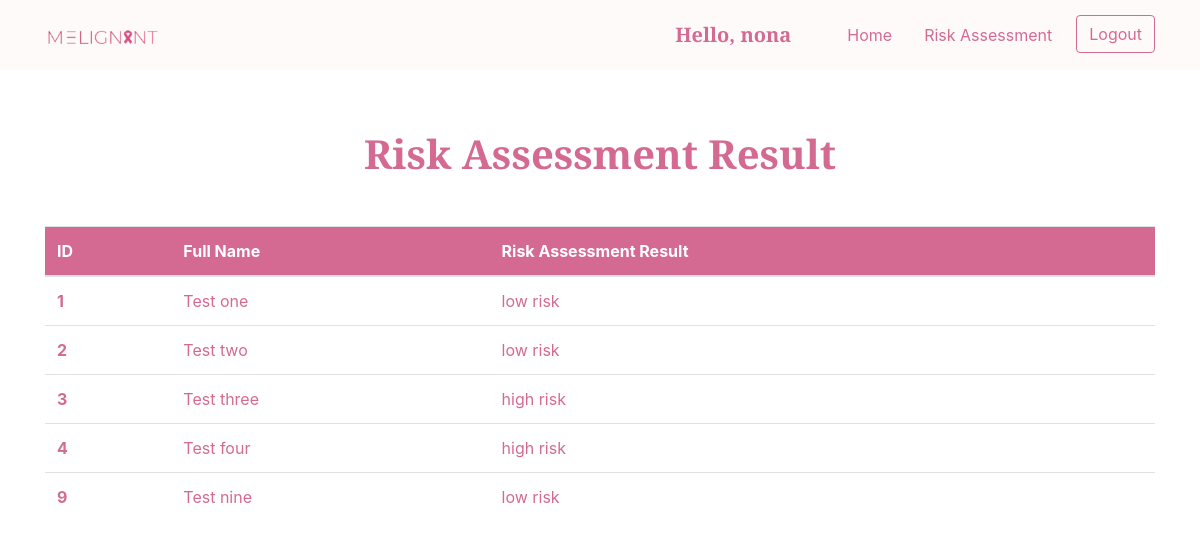
Page /Home/Assessment/History/ (signed in) on the committed database.
### cancer_app/models.py (models this page shows, shortened)
class Assess(models.Model):
    patient_id = models.ForeignKey(Patient_data, on_delete=models.CASCADE)
    menopause = models.CharField(max_length=100)
    age = models.CharField(max_length=100)
    density = models.CharField(max_length=100)
    bmi = models.CharField(max_length=100)
    agefirst = models.CharField(max_length=100)
    nrelbc = models.CharField(max_length=100)
    brstproc = models.CharField(max_length=100)
    lastmamm = models.CharField(max_length=100)
    surgmeno = models.CharField(max_length=100)
    hrt = models.CharField(max_length=100)
    invasive = models.CharField(max_length=100)
    risk_result = models.CharField(max_length=100)
    pathologist = models.ForeignKey(User, on_delete=models.CASCADE, null=True)

class Patient_data(models.Model):
    patient_name = models.CharField(max_length=100)
    patient_id = models.CharField(
        primary_key=True, max_length=100, default='1701775')
    hist_image = models.FileField(upload_to=None, max_length=254, blank=True)
    diagnosis_result = models.CharField(max_length=100)
    pathologist = models.ForeignKey(User, on_delete=models.CASCADE, null=True)

### cancer_app/views.py (the view)
# urls.py: path('Home/Assessment/History/', views.historyRisk, name='historyRisk'),
def historyRisk(request):
    risk_data = Assess.objects.filter(pathologist=request.user)
    return render(request, 'cancer_app/historyRisk.html', {'risk_data': risk_data})

### cancer_app/templates/cancer_app/historyRisk.html (shortened to what this page needs)
{% load static %}
<!DOCTYPE html>
<html lang="en">
<head>
    <link rel="stylesheet" href="{% static 'cancer_app/css/history.css' %}">
    <link rel="stylesheet" href="https://stackpath.bootstrapcdn.com/bootstrap/4.5.2/css/bootstrap.min.css">
    <link rel="stylesheet" href="https://stackpath.bootstrapcdn.com/font-awesome/4.7.0/css/font-awesome.min.css">
</head>
<body>
    <nav class="navbar navbar-expand-lg navbar-light">
        <div class="container">
            <a class="navbar-brand" href="{% url 'landingpage' %}">
                <img id="logo" src="{% static 'cancer_app/images/Logo.svg' %}" width="60%">
            </a>
            <div class="collapse navbar-collapse" id="navbarSupportedContent">
                <ul class="navbar-nav ml-auto">
                    <li>
                        <h5 style="color: #D46A92; font-weight: bold; font-family: 'Playfair Display', serif;" class="mr-5 mt-2"> Hello, {{request.user}} </h5>
                    </li>
                    <li>
                        <a class="nav-link mr-3" href="{% url 'home' %}">Home</a>
                    </li>
                    <li>
                        <a class="nav-link mr-3" href="{% url 'risk' %}">Risk Assessment</a>
                    </li>
                    <li class="nav-item">
                        <a href="{% url 'logout' %}"><button id="nav-btn" class="btn" type="submit">Logout</button></a>
                    </li>
            </div>
        </div>
    </nav>
    <div class="container" style="margin-top: 5%;">
        <div class="text-center mb-3">
            <h1 class="header-text mt-4 mb-5">Risk Assessment Result</h1>
        </div>
        <table class="table">
            <thead style="background: #D46A92; color: white;">
              <tr>
                <th scope="col">ID</th>
                <th scope="col">Full Name</th>
                <th scope="col">Risk Assessment Result</th>
              </tr>
            </thead>
            <tbody>
                {% for risk in risk_data %}
                <tr>
                    <th scope="row" class="pid">{{ risk.patient_id.patient_id }}</th>
                    <td >{{ risk.patient_id.patient_name }}</td>
                    <td>{{ risk.risk_result }}</td>
                </tr>
                {% endfor %}
            </tbody>
          </table>
    </div>
</body>
</html>

### cancer_app/static/cancer_app/css/history.css (style rules this page uses)
.navbar { background-color: #FEFAFA !important; padding: 0; }
.header-text { font-family: 'Playfair Display', serif; font-weight: bolder; color: #D46A92; }

### cancer_app/templates/cancer_app/historyRisk.html (style rules this page uses)
#nav-btn { border: 1px solid #D46A92 !important; color: #D46A92 ; }
.header-text { font-family: 'Playfair Display', serif; font-weight: bolder; color: #D46A92; }
.navbar { background-color: #FEFAFA !important; }
.pid { color: #D46A92; font-weight: bold; }
td { color: #D46A92; }
.nav-link { color: #D46A92 !important; }

### rows in the picture
Assess: patient_id.patient_id "1", patient_id.patient_name "Test one", risk_result "low risk"
Assess: patient_id.patient_id "2", patient_id.patient_name "Test two", risk_result "low risk"
Assess: patient_id.patient_id "3", patient_id.patient_name "Test three", risk_result "high risk"
Assess: patient_id.patient_id "4", patient_id.patient_name "Test four", risk_result "high risk"
Assess: patient_id.patient_id "9", patient_id.patient_name "Test nine", risk_result "low risk"

### other values in the picture
{{ request.user }} "nona"
